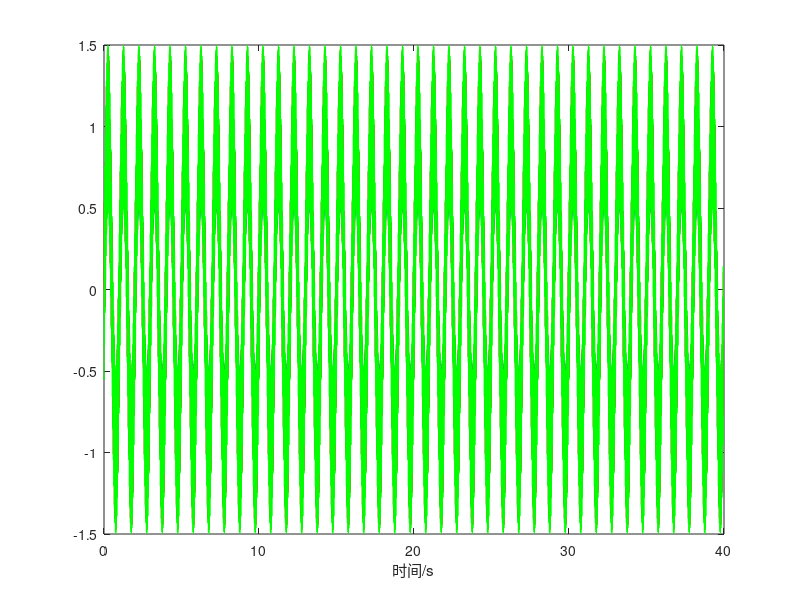
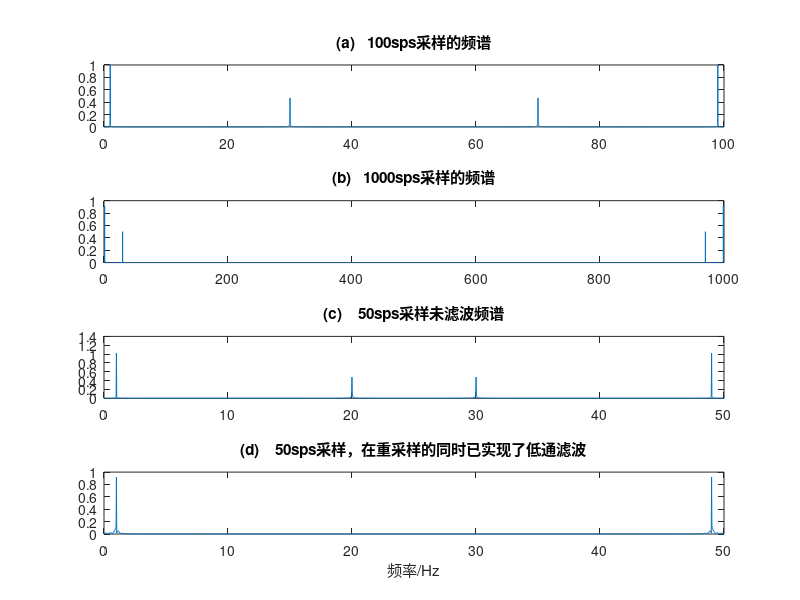
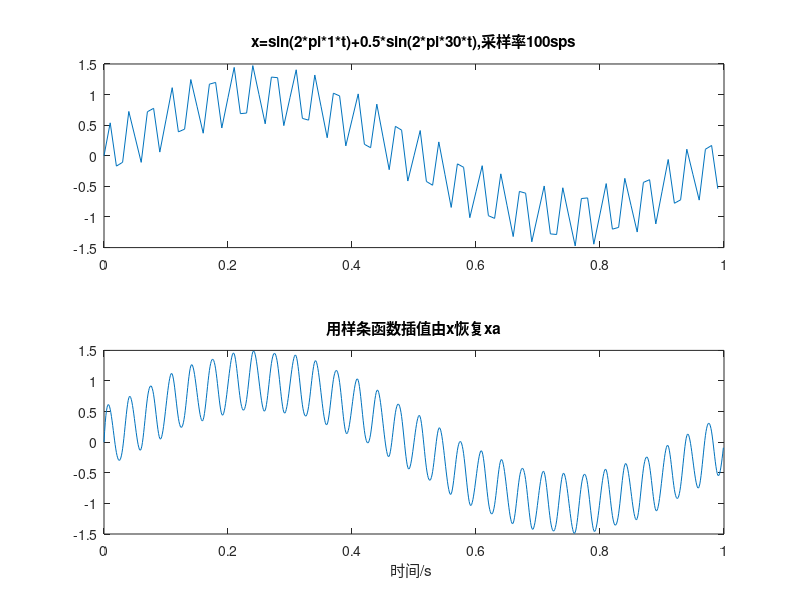

MATLAB code to generate these figures, in order:
%%向下重采样
clear all
t0=0.01;%原采样间隔
Fs0=1/t0;
f0=Fs0/2; %原截止频率=1/2采样率
%t1=0.02;%新采样间隔
t1=0.02
Fs1=1/t1;%新采样率
ratio=t1/t0   %新采样间隔/原采样间隔
N0=4096;%原数据点数
N1=floor(N0*t0/t1)
n=0:N0-1;
t=n/Fs0;
zeta=Fs1/(2*f0)  % 重采样的低通滤波器参数
%zeta=1
n1=0:N1-1;t1=n1/Fs1;
xn0=sin(2*pi*1*t)+0.5*sin(2*pi*30*t);
xn1=sin(2*pi*1*t1)+0.5*sin(2*pi*30*t1);
%xn0=sin(2*pi*0.1*t);

figure;
Nf=100; 
plot(t(1+1:N0-Nf),xn0(1+Nf:N0-1),'r');hold on
% 重采样+低通滤波
xlabel('时间/s')
for m=floor(Nf/ratio)+Nf+1:N1-floor(Nf/ratio)-1
    x(m)=0;
    for n=floor(m*ratio)-Nf:1:floor(m*ratio)+Nf
        x(m)=x(m)+zeta*xn0(n)*sinc(zeta*(m*ratio-n));
    end
end

xl=length(x)

n1=0:N1-1;tt1=n1/Fs1;
nn1=length(n1);
ntt1=length(tt1);
nx=length(x);
%蓝线是向下重采样的结果.在重采样的同时已实现了低通滤波
plot(tt1(floor(Nf/ratio)+Nf+1-Fs1+1:N1-floor(Nf/ratio)-1-Fs1+1),x(floor(Nf/ratio)+Nf+1:N1-floor(Nf/ratio)-1)*zeta,'b');hold on
plot(tt1(floor(Nf/ratio)+Nf+1-Fs1+1:N1-floor(Nf/ratio)-1-Fs1+1),x(floor(Nf/ratio)+Nf+1:N1-floor(Nf/ratio)-1),'b');hold on
  
ty=0:0.001:4096*t0-Nf/Fs0;
z=sin(2*pi*1*(ty+Nf/Fs0-0.01))+0.5*sin(2*pi*30*(ty+Nf/Fs0-0.01));
%z=sin(2*pi*0.1*(ty+Nf/Fs0))
plot(ty,z,'g')
xn0fft=abs(fft(xn0,N0));
n=0:1:(N0-1);
f=n*Fs0/N0;

figure;
subplot(4,1,1);
plot(f,xn0fft*2/N0);
title('(a)   100sps采样的频谱')
zfft=abs(fft(z,32768));
n=0:1:(32768-1);
fz=n/(32768*0.001);
subplot(4,1,2);
plot(fz,2*zfft/32768);title('(b)   1000sps采样的频谱');

Nx=length(x);
subplot(4,1,3);
xn1fft=abs(fft(xn1));
fxn1=n1*Fs1/N1;
plot(fxn1,xn1fft*2/Nx);
title('(c)    50sps采样未滤波频谱');

subplot(4,1,4)
xfft=abs(fft(x));  
n=0:1:Nx-1;
fx=n*Fs1/Nx;
plot(fx,2*xfft/Nx);
xlabel('频率/Hz');
title('(d)    50sps采样，在重采样的同时已实现了低通滤波');

figure;
%用样条函数（spline)模拟信号恢复
%Dt=0.00005;t=-0.005:Dt:0.005;
subplot(2,1,1)
plot(t(1:100),xn0(1:100));
title('x=sin(2*pi*1*t)+0.5*sin(2*pi*30*t),采样率100sps');
subplot(2,1,2)
ty1=0:0.001:4096*t0;
n=0:N0-1;t=n/Fs0;
nty1=length(ty1);
nxn0=length(xn0);
nnt0=length(n*t0);
xa=spline(n*t0,xn0,ty1);
plot(ty1(1:1000),xa(1:1000))
title('用样条函数插值由x恢复xa');
xlabel('时间/s ');
